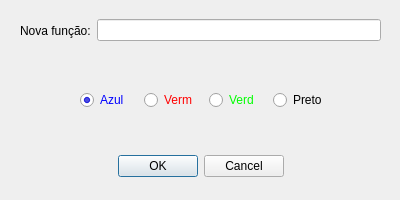
<?xml version="1.0" encoding="UTF-8"?>
<ui version="4.0">
 <class>LehFuncao</class>
 <widget class="QDialog" name="LehFuncao">
  <property name="geometry">
   <rect>
    <x>0</x>
    <y>0</y>
    <width>400</width>
    <height>200</height>
   </rect>
  </property>
  <property name="windowTitle">
   <string>Nova função</string>
  </property>
  <widget class="QDialogButtonBox" name="buttonBox">
   <property name="geometry">
    <rect>
     <x>30</x>
     <y>150</y>
     <width>341</width>
     <height>32</height>
    </rect>
   </property>
   <property name="orientation">
    <enum>Qt::Orientation::Horizontal</enum>
   </property>
   <property name="standardButtons">
    <set>QDialogButtonBox::StandardButton::Cancel|QDialogButtonBox::StandardButton::Ok</set>
   </property>
   <property name="centerButtons">
    <bool>true</bool>
   </property>
  </widget>
  <widget class="QWidget" name="gridLayoutWidget">
   <property name="geometry">
    <rect>
     <x>80</x>
     <y>60</y>
     <width>251</width>
     <height>80</height>
    </rect>
   </property>
   <layout class="QGridLayout" name="gridLayout_2">
    <item row="0" column="4">
     <widget class="QRadioButton" name="radioPreto">
      <property name="styleSheet">
       <string notr="true">color: rgb(0,0,0);</string>
      </property>
      <property name="text">
       <string>Preto</string>
      </property>
     </widget>
    </item>
    <item row="0" column="0">
     <widget class="QRadioButton" name="radioAzul">
      <property name="styleSheet">
       <string notr="true">color: rgb(0,0,255);</string>
      </property>
      <property name="text">
       <string>Azul</string>
      </property>
      <property name="checked">
       <bool>true</bool>
      </property>
     </widget>
    </item>
    <item row="0" column="3">
     <widget class="QRadioButton" name="radioVerde">
      <property name="styleSheet">
       <string notr="true">color: rgb(0,255,0);</string>
      </property>
      <property name="text">
       <string>Verd</string>
      </property>
     </widget>
    </item>
    <item row="0" column="2">
     <widget class="QRadioButton" name="radioVermelho">
      <property name="styleSheet">
       <string notr="true">color: rgb(255,0,0);</string>
      </property>
      <property name="text">
       <string>Verm</string>
      </property>
     </widget>
    </item>
   </layout>
  </widget>
  <widget class="QWidget" name="layoutWidget">
   <property name="geometry">
    <rect>
     <x>20</x>
     <y>10</y>
     <width>361</width>
     <height>41</height>
    </rect>
   </property>
   <layout class="QHBoxLayout" name="horizontalLayout">
    <property name="leftMargin">
     <number>0</number>
    </property>
    <property name="topMargin">
     <number>0</number>
    </property>
    <property name="rightMargin">
     <number>0</number>
    </property>
    <item>
     <widget class="QLabel" name="label">
      <property name="text">
       <string>Nova função:</string>
      </property>
     </widget>
    </item>
    <item>
     <widget class="QLineEdit" name="lineEdit"/>
    </item>
   </layout>
  </widget>
 </widget>
 <resources/>
 <connections>
  <connection>
   <sender>buttonBox</sender>
   <signal>accepted()</signal>
   <receiver>LehFuncao</receiver>
   <slot>accept()</slot>
   <hints>
    <hint type="sourcelabel">
     <x>248</x>
     <y>254</y>
    </hint>
    <hint type="destinationlabel">
     <x>157</x>
     <y>274</y>
    </hint>
   </hints>
  </connection>
  <connection>
   <sender>buttonBox</sender>
   <signal>rejected()</signal>
   <receiver>LehFuncao</receiver>
   <slot>reject()</slot>
   <hints>
    <hint type="sourcelabel">
     <x>316</x>
     <y>260</y>
    </hint>
    <hint type="destinationlabel">
     <x>286</x>
     <y>274</y>
    </hint>
   </hints>
  </connection>
 </connections>
</ui>
